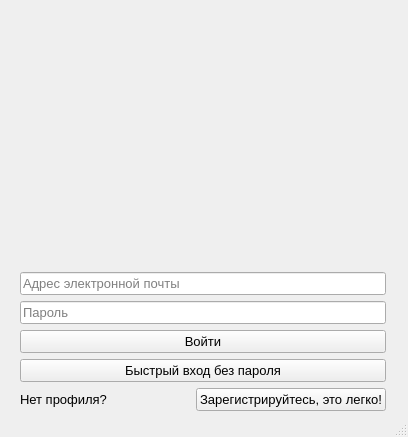
<?xml version="1.0" encoding="UTF-8"?>
<ui version="4.0">
 <class>Login</class>
 <widget class="QMainWindow" name="Login">
  <property name="geometry">
   <rect>
    <x>0</x>
    <y>0</y>
    <width>408</width>
    <height>437</height>
   </rect>
  </property>
  <property name="windowTitle">
   <string>Login</string>
  </property>
  <widget class="QWidget" name="centralwidget">
   <widget class="QWidget" name="layoutWidget">
    <property name="geometry">
     <rect>
      <x>20</x>
      <y>10</y>
      <width>366</width>
      <height>401</height>
     </rect>
    </property>
    <property name="font">
     <font>
      <pointsize>10</pointsize>
     </font>
    </property>
    <layout class="QVBoxLayout" name="verticalLayout" stretch="0,0,0,0,0,0">
     <item>
      <widget class="QLabel" name="label_image">
       <property name="sizePolicy">
        <sizepolicy hsizetype="Expanding" vsizetype="Expanding">
         <horstretch>0</horstretch>
         <verstretch>0</verstretch>
        </sizepolicy>
       </property>
       <property name="minimumSize">
        <size>
         <width>0</width>
         <height>104</height>
        </size>
       </property>
       <property name="font">
        <font>
         <family>Times New Roman</family>
         <pointsize>28</pointsize>
         <italic>true</italic>
         <bold>true</bold>
        </font>
       </property>
       <property name="contextMenuPolicy">
        <enum>Qt::ContextMenuPolicy::NoContextMenu</enum>
       </property>
       <property name="accessibleDescription">
        <string notr="true"/>
       </property>
       <property name="layoutDirection">
        <enum>Qt::LayoutDirection::LeftToRight</enum>
       </property>
       <property name="styleSheet">
        <string notr="true">image: url(:/icon/data/image/start_image.png);</string>
       </property>
       <property name="text">
        <string/>
       </property>
       <property name="alignment">
        <set>Qt::AlignmentFlag::AlignCenter</set>
       </property>
      </widget>
     </item>
     <item>
      <widget class="QLineEdit" name="entry_email">
       <property name="sizePolicy">
        <sizepolicy hsizetype="Expanding" vsizetype="Minimum">
         <horstretch>0</horstretch>
         <verstretch>0</verstretch>
        </sizepolicy>
       </property>
       <property name="font">
        <font>
         <family>Segoe UI</family>
         <pointsize>10</pointsize>
        </font>
       </property>
       <property name="placeholderText">
        <string>Адрес электронной почты</string>
       </property>
       <property name="clearButtonEnabled">
        <bool>false</bool>
       </property>
      </widget>
     </item>
     <item>
      <widget class="QLineEdit" name="entry_passwd">
       <property name="sizePolicy">
        <sizepolicy hsizetype="Expanding" vsizetype="Minimum">
         <horstretch>0</horstretch>
         <verstretch>0</verstretch>
        </sizepolicy>
       </property>
       <property name="font">
        <font>
         <pointsize>10</pointsize>
        </font>
       </property>
       <property name="echoMode">
        <enum>QLineEdit::EchoMode::Password</enum>
       </property>
       <property name="placeholderText">
        <string>Пароль</string>
       </property>
      </widget>
     </item>
     <item>
      <widget class="QPushButton" name="but_login">
       <property name="sizePolicy">
        <sizepolicy hsizetype="Expanding" vsizetype="Minimum">
         <horstretch>0</horstretch>
         <verstretch>0</verstretch>
        </sizepolicy>
       </property>
       <property name="font">
        <font>
         <pointsize>10</pointsize>
        </font>
       </property>
       <property name="text">
        <string>Войти</string>
       </property>
      </widget>
     </item>
     <item>
      <widget class="QPushButton" name="but_alter_login">
       <property name="sizePolicy">
        <sizepolicy hsizetype="Expanding" vsizetype="Minimum">
         <horstretch>0</horstretch>
         <verstretch>0</verstretch>
        </sizepolicy>
       </property>
       <property name="font">
        <font>
         <pointsize>10</pointsize>
        </font>
       </property>
       <property name="text">
        <string>Быстрый вход без пароля</string>
       </property>
      </widget>
     </item>
     <item>
      <layout class="QHBoxLayout" name="horizontalLayout">
       <item>
        <widget class="QLabel" name="label">
         <property name="sizePolicy">
          <sizepolicy hsizetype="Expanding" vsizetype="Minimum">
           <horstretch>0</horstretch>
           <verstretch>0</verstretch>
          </sizepolicy>
         </property>
         <property name="font">
          <font>
           <pointsize>10</pointsize>
          </font>
         </property>
         <property name="text">
          <string>Нет профиля?</string>
         </property>
        </widget>
       </item>
       <item>
        <widget class="QPushButton" name="but_registr">
         <property name="sizePolicy">
          <sizepolicy hsizetype="Expanding" vsizetype="Minimum">
           <horstretch>0</horstretch>
           <verstretch>0</verstretch>
          </sizepolicy>
         </property>
         <property name="maximumSize">
          <size>
           <width>16777215</width>
           <height>16777215</height>
          </size>
         </property>
         <property name="font">
          <font>
           <pointsize>10</pointsize>
          </font>
         </property>
         <property name="text">
          <string>Зарегистрируйтесь, это легко!</string>
         </property>
        </widget>
       </item>
      </layout>
     </item>
    </layout>
   </widget>
  </widget>
  <widget class="QStatusBar" name="statusbar"/>
 </widget>
 <resources>
  <include location="../../res.qrc"/>
 </resources>
 <connections/>
</ui>
